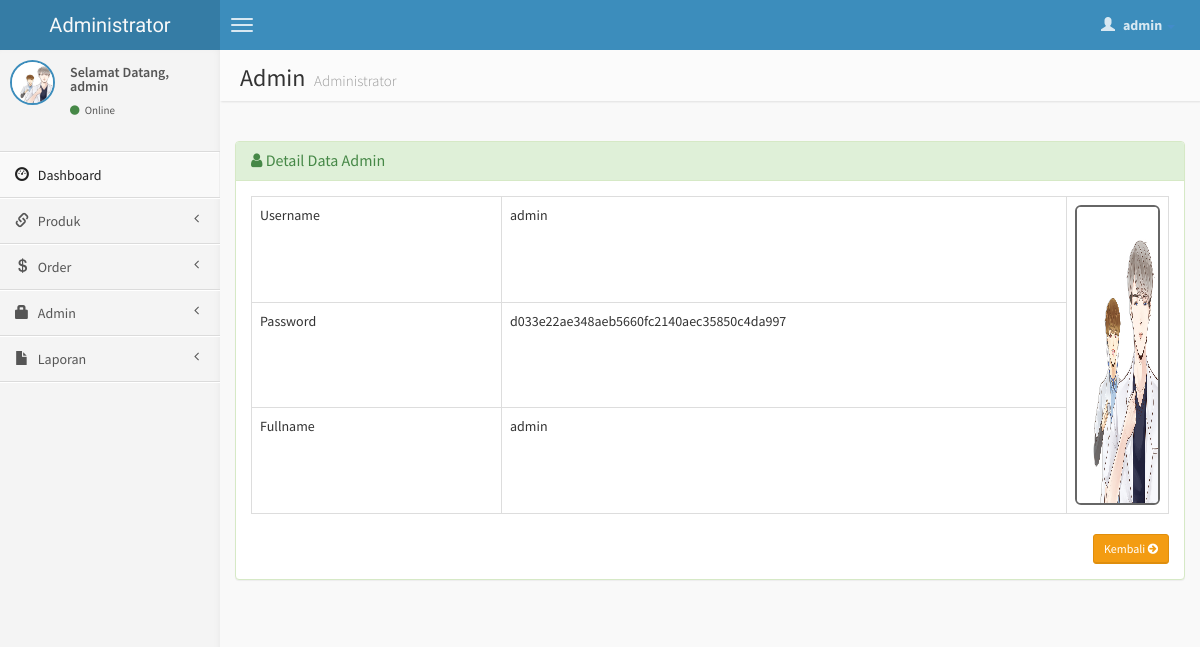
/admin/detail-admin.php (signed in), run on the app's committed database.
### tables this page shows
CREATE TABLE `user` (
  `user_id` varchar(10) NOT NULL,
  `username` varchar(30) NOT NULL,
  `password` text NOT NULL,
  `fullname` varchar(30) NOT NULL,
  `gambar` varchar(40) NOT NULL
);

### admin/detail-admin.php (the view, shortened to what this page needs)
<?php
if (empty($_SESSION['username'])){
	header('location:../index.php');
} else {
?>
<!DOCTYPE html>
<html>
    <head>
        <link href="../dist/css/bootstrap.css" rel="stylesheet" type="text/css" />
        <link href="//cdnjs.cloudflare.com/ajax/libs/font-awesome/4.1.0/css/font-awesome.min.css" rel="stylesheet" type="text/css" />
        <link href="//code.ionicframework.com/ionicons/1.5.2/css/ionicons.min.css" rel="stylesheet" type="text/css" />
        <link href="../css/morris/morris.css" rel="stylesheet" type="text/css" />
        <link href="../css/jvectormap/jquery-jvectormap-1.2.2.css" rel="stylesheet" type="text/css" />
        <link href="../css/datepicker/datepicker3.css" rel="stylesheet" type="text/css" />
        <link href="../css/daterangepicker/daterangepicker-bs3.css" rel="stylesheet" type="text/css" />
        <link href="../css/bootstrap-wysihtml5/bootstrap3-wysihtml5.min.css" rel="stylesheet" type="text/css" />
        <link href="../css/AdminLTE.css" rel="stylesheet" type="text/css" />
        <link rel="stylesheet" href="datatables/dataTables.bootstrap.css"/>
    </head>
    <body class="skin-blue">
        <header class="header">
            <a href="index.php" class="logo">
                Administrator
            </a>
            <nav class="navbar navbar-static-top" role="navigation">
                <a href="#" class="navbar-btn sidebar-toggle" data-toggle="offcanvas" role="button">
                    <span class="icon-bar"></span>
                    <span class="icon-bar"></span>
                    <span class="icon-bar"></span>
                </a>
                <div class="navbar-right">
                    <ul class="nav navbar-nav">
                        <li class="dropdown user user-menu">
                            <a href="#" class="dropdown-toggle" data-toggle="dropdown">
                                <i class="glyphicon glyphicon-user"></i>
                                <span><?php echo $_SESSION['fullname']; ?> <i class="caret"></i></span>
                            </a>
<?php } ?>
                        </li>
                    </ul>
                </div>
            </nav>
        </header>
        <div class="wrapper row-offcanvas row-offcanvas-left">
            <aside class="left-side sidebar-offcanvas">
                <section class="sidebar">
                    <div class="user-panel">
                        <div class="pull-left image">
                            <img src="<?php echo $_SESSION['gambar']; ?>" class="img-circle" alt="User Image" style="border: 2px solid #3C8DBC;" />
                        </div>
                        <div class="pull-left info">
                            <p>Selamat Datang,<br /><?php echo $_SESSION['fullname']; ?></p>
                            <a href="#"><i class="fa fa-circle text-success"></i> Online</a>
                        </div>
                    </div>
                    <?php include "menu.php"; ?>
                </section>
            </aside>
            <aside class="right-side">
                <section class="content-header">
                    <h1>
                        Admin
                        <small>Administrator</small>
                    </h1>
                </section>
                <section class="content">
                    <br />
                    <?php
            $query = mysqli_query($koneksi, "SELECT * FROM user WHERE user_id='$_GET[kd]'");
            $data  = mysqli_fetch_array($query);
            ?>
                    <div class="row">
                        <div class="col-lg-12">
                        <div class="panel panel-success">
                        <div class="panel-heading">
                        <h3 class="panel-title"><i class="fa fa-user"></i> Detail Data Admin </h3>
                        </div>
                        <div class="panel-body">
                  <div class="form-panel">
                      <table id="example" class="table table-hover table-bordered">
                      <tr>
                      <td>Username</td>
                      <td><?php echo $data['username']; ?></td>
                      <td rowspan="5"><div class="pull-right image">
                            <img src="<?php echo $data['gambar']; ?>" class="img-rounded" height="300" width="250" alt="User Image" style="border: 2px solid #666;" />
                        </div></td>
                      </tr>
                      <tr>
                      <td width="250">Password</td>
                      <td width="565" colspan="1"><?php echo $data['password']; ?></td>
                      </tr>
                      <tr>
                      <td>Fullname</td>
                      <td colspan="1"><?php echo $data['fullname']; ?></td>
                      </tr>
                      </table>
                      <div class="text-right">
                  <a href="admin.php" class="btn btn-sm btn-warning">Kembali <i class="fa fa-arrow-circle-right"></i></a>
                </div>
                  </div>
                  </div>
                  </div>
          		</div>
                    </div>
                </section>
            </aside>
        </div>
    </body>
</html>

### data on the page
user: username "admin", gambar (picture), password "d033e22ae348aeb5660fc2140aec35850c4da997", fullname "admin"

### other printed values
$_SESSION['fullname'] "admin"
